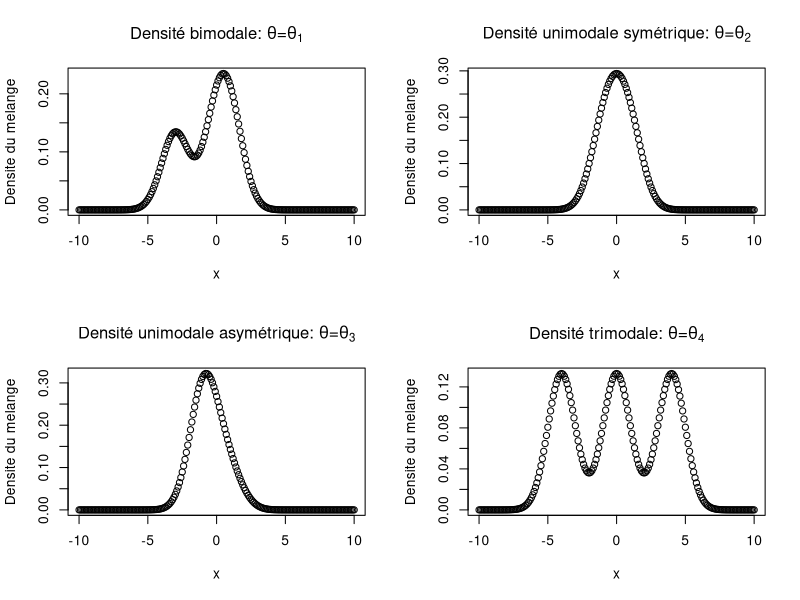
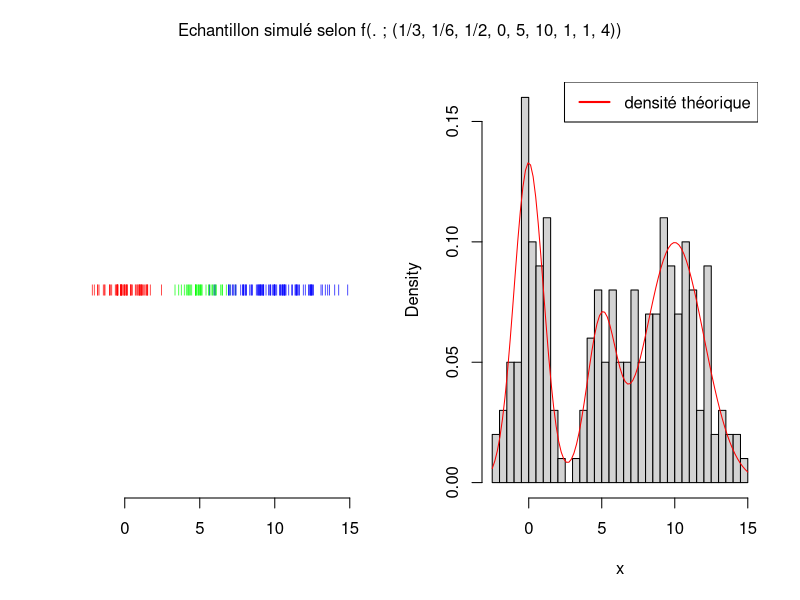
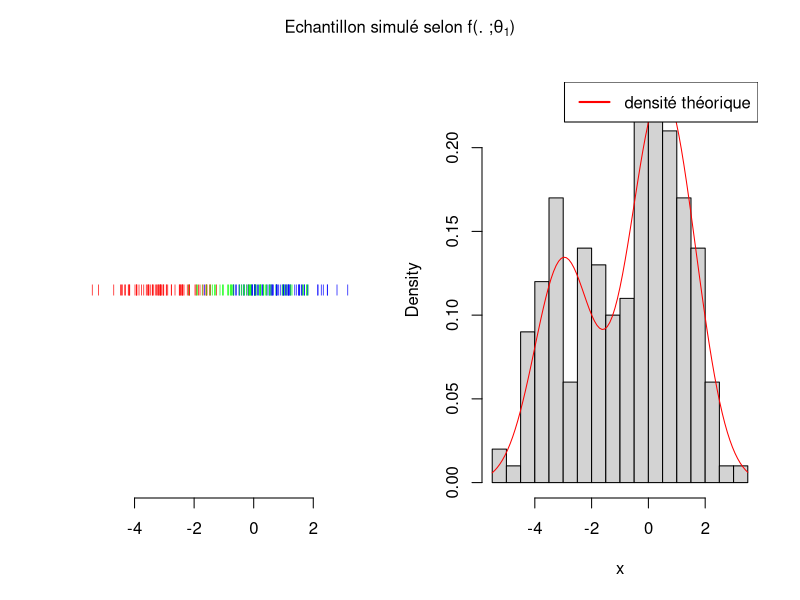
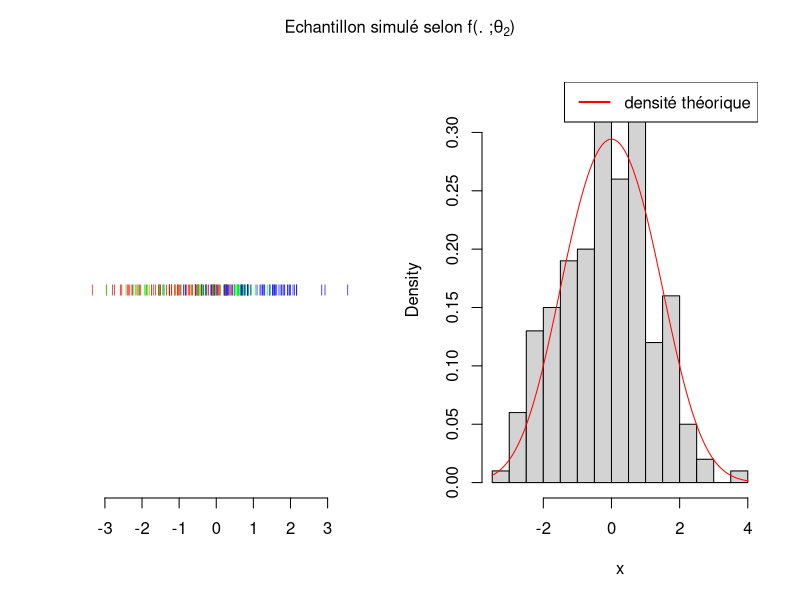
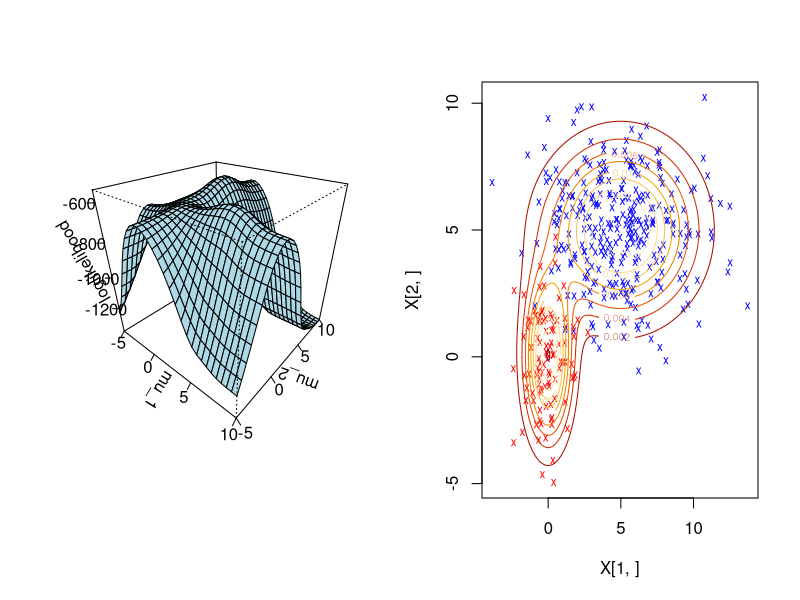
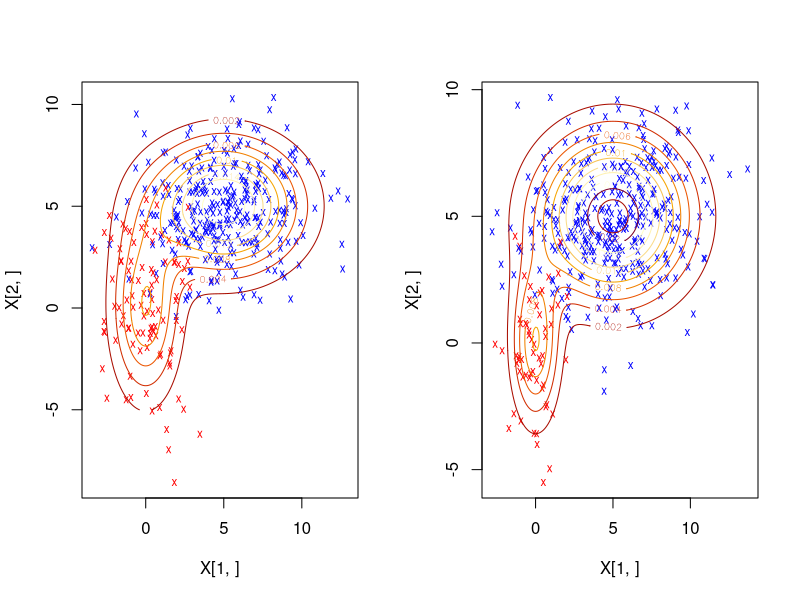

Reproduce these figures in R, in order.
## ---- chunk 1
knitr::opts_chunk$set(echo = TRUE)
## ---- chunk 2
set.seed(1111)
## ---- chunk 3
# Fonction de calcul de la densité du mélange
GMM_density <- function(x, nb_components, params) {
  s = 0
  for(comp in 1:nb_components) {
    s = s + params$pi[comp]*dnorm(x, mean=params$mu[comp] , sd=sqrt(params$var[comp]))
  }
  return (s)
}
GMM_density_vec = Vectorize(GMM_density, vectorize.args="x")
# Représentations graphiques
x = seq(-10, 10, 0.1)
J = 3 #nombre de composantes
params_bimod  <- list(pi=c(1/3, 1/3, 1/3), mu=c(-3, 0, 1), var=c(1, 1, 1))
params_unimod_sym <- list(pi=c(1/3, 1/3, 1/3), mu=c(-1, 0, 1), var=c(1, 1, 1))
params_trimod <- list(pi=c(1/3, 1/3, 1/3), mu=c(-4, 0, 4), var=c(1, 1, 1))
params_unimod_skew <- list(pi=c(2/3, 1/6, 1/6), mu=c(-1, 0, 1), var=c(1, 1, 1))

par(mfrow = c(2, 2), pch=1)
ylab='Densite du melange'
plot(x, GMM_density(x, J, params_bimod), main = expression(paste("Densité bimodale: ", theta,'=',theta[1])), ylab=ylab)
plot(x, GMM_density(x, J, params_unimod_sym), main = expression(paste("Densité unimodale symétrique: ", theta,'=',theta[2])), ylab=ylab)
plot(x, GMM_density(x, J, params_unimod_skew), main = expression(paste("Densité unimodale asymétrique: ", theta,'=',theta[3])), ylab=ylab)
plot(x, GMM_density(x, J, params_trimod), main = expression(paste("Densité trimodale: ", theta,'=',theta[4])), ylab=ylab)

## ---- chunk 4
# Génération de l'échantillon
sample_from_GMM <- function(sample_size, params) {
  J = length(params$pi)
  X = vector(length=sample_size)
  Z = sample(1:J, size=sample_size, replace=TRUE, prob=params$pi)
  for(i in 1:sample_size) {
    X[i] = rnorm(n=1, mean=params$mu[Z[i]], sd=sqrt(params$var[Z[i]]))
  }
  return(cbind(X, Z))
}
# Graphiques
theta = list(pi=c(1/3,1/6,1/2), mu=c(0,5,10), var=c(1,1,4))
sample_gmm = sample_from_GMM(200, theta)
par(mfrow = c(1, 2))
colors <- c("red", "green", "blue")[sample_gmm[, 2]]
plot(sample_gmm[, 1], rep(0, 200), pch = '|', cex=0.7, col = colors, main = "", xlab="", ylab = "", ylim=c(-0.5,0.5), axes=FALSE)
axis(side=1)
hist(sample_gmm[,1], probability=TRUE, breaks=30, main="",  xlab="x")
f <- function(x){return(GMM_density(x,3,theta))}
curve(f, add=TRUE, col="red")
legend("topright", legend = "densité théorique", col = "red", lty = 1, lwd = 2)
mtext("Echantillon simulé selon f(. ; (1/3, 1/6, 1/2, 0, 5, 10, 1, 1, 4))", line=-2, side=3, outer=TRUE)
## ---- chunk 5
sample_gmm_1 = sample_from_GMM(200, params_bimod)
par(mfrow = c(1, 2))
colors <- c("red", "green", "blue")[sample_gmm_1[, 2]]
plot(sample_gmm_1[, 1], rep(0, 200), pch = '|', cex=0.7, col = colors, main = "", xlab = "", ylab = "", ylim=c(-0.5,0.5), axes=FALSE)
axis(side = 1)
hist(sample_gmm_1[,1], probability=TRUE, breaks=30, main="", xlab="x")
f <- function(x){return(GMM_density(x,3,params_bimod))}
curve(f, add=TRUE, col="red")
legend("topright", legend = "densité théorique", col = "red", lty = 1, lwd = 2)
mtext(expression(paste("Echantillon simulé selon f(. ;", theta[1], ")")), line=-2, side=3, outer=TRUE)

sample_gmm_2 = sample_from_GMM(200, params_unimod_sym)
par(mfrow = c(1, 2))
colors <- c("red", "green", "blue")[sample_gmm_2[, 2]]
plot(sample_gmm_2[, 1], rep(0, 200), pch = '|', cex=0.7, col = colors, main = "", xlab="", ylab = "", ylim=c(-0.5,0.5), axes=FALSE)
axis(side=1)
hist(sample_gmm_2[,1], probability=TRUE, breaks=20, main="", xlab="x")
f <- function(x){return(GMM_density(x,3,params_unimod_sym))}
curve(f, add=TRUE, col="red")
legend("topright", legend = "densité théorique", col = "red", lty = 1, lwd = 2)
mtext(expression(paste("Echantillon simulé selon f(. ;", theta[2],")")), line=-2, side=3, outer=TRUE)
## ---- chunk 6
map <- function(x, params) {
  J=length(params$pi)
  tau = vector(length=J)
  for(j in 1:J) {
    tau[j] = (params$pi[j]*dnorm(x, mean=params$mu[j], sd=sqrt(params$var)))/GMM_density(x, J, params)
  }
  return(which.max(tau))
}
map_sample <- Vectorize(map, vectorize.args="x")

classes_map <- suppressWarnings(map_sample(sample_gmm[,1], theta))
classes_map_1 <- suppressWarnings(map_sample(sample_gmm_1[,1], params_bimod))
classes_map_2 <- suppressWarnings(map_sample(sample_gmm_2[,1], params_unimod_sym))
confusion <- function(predicted, true, J) {
  M = matrix(nrow=J, ncol=J)
  for(i in 1:J) {
    for(j in 1:J) {
      M[i,j] = sum(predicted==i & true==j)
    }
  }
  return(M)
}
## ---- chunk 7
print(classes_map[1:20])
print(sample_gmm[,2][1:20])
## ---- chunk 8
print(confusion(classes_map, sample_gmm[,2], 3))
## ---- chunk 9
print(confusion(classes_map_1, sample_gmm_1[,2], 3))
## ---- chunk 10
print(confusion(classes_map_2, sample_gmm_2[,2], 3))
## ---- chunk 11
GMM_loglikelihood <- function(sample, params) {
  J = length(params$pi)
  return(
    sum(log(GMM_density_vec(sample, J, params)))
    )
}

theta_inc = list(pi_3=c(1/3,1/6,1/2), mu_3=10, var=c(1,1,4))
GMM_LL_mu_1_2 <- function(mu_1, mu_2) {
  # here, theta_inc is missing pi1 and pi2 which are unknown
  t = list(pi=theta_inc$pi, mu=c(mu_1, mu_2,theta_inc$mu_3), var=theta_inc$var)
  return(GMM_loglikelihood(sample_gmm[,1], t))
}
## ---- chunk 12
range_mu=seq(-5,10,0.5)
z = outer(range_mu, range_mu, Vectorize(GMM_LL_mu_1_2, vectorize.args = c("mu_1", "mu_2")) )
persp(range_mu, range_mu, z, ticktype='detailed', xlab="mu_1", ylab="mu_2", zlab="loglikelihood", theta=40, phi=30, col="lightblue")
## ---- chunk 13
c(range_mu[row(z)[which.max(z)]], range_mu[col(z)[which.max(z)]])
## ---- chunk 14
require('mvtnorm')
GMM_density_mv <- function(x, y, params) {
  return(
    params$p*dmvnorm(cbind(x,y), params$mu[,1], params$sig[,1:2]) + (1-params$p)*dmvnorm(cbind(x,y), params$mu[,2], params$sig[,3:4]) )
}
lambda = 2
sig1 = lambda * matrix(c(1/2,0,0,2), 2, 2)
sig2 = 6 * matrix(c(3/2,0,0,2/3), 2, 2)
pi = 1/4
theta = list(p=pi, mu=matrix(c(0,0,5,5),2,2), sig=cbind(sig1,sig2))

sample_from_GMM_2D <- function(sample_size, params) {
  J = 2
  X = matrix(nrow=2, ncol=sample_size)
  Z = sample(1:J, size=sample_size, replace=TRUE, prob=c(params$p, 1-params$p))
  for(i in 1:sample_size) {
    X[,i] = rmvnorm(n=1, mean=params$mu[,Z[i]], sigma=params$sig[,(2*Z[i]-1):(2*Z[i])])
  }
  return(list(obs=X, classes=Z))
}

isodensity <- function(sample_size, theta) {
  sample = sample_from_GMM_2D(sample_size, theta)
  X=sample$obs
  Z=sample$classes
  colors <- c("red", "blue")[Z]
  plot(X[1,],X[2,], col=colors, pch="x", cex=0.7)
  range_x = seq(-5,25,0.1)
  z = outer(range_x, range_x, function(x,y) GMM_density_mv(x,y,theta))
  cols <- hcl.colors(10, "YlOrRd")
  contour(range_x,range_x, z, add=TRUE, col=cols, nlevels=10)
}
sample_size = 400
isodensity(sample_size, theta)

lambda = 2*lambda
sig1 = lambda * matrix(c(1/2,0,0,2), 2, 2)
theta = list(p=pi, mu=matrix(c(0,0,5,5),2,2), sig=cbind(sig1,sig2))
isodensity(sample_size, theta)


lambda = lambda/2
pi = pi/2
sig1 = lambda * matrix(c(1/2,0,0,2), 2, 2)
theta = list(p=pi, mu=matrix(c(0,0,5,5),2,2), sig=cbind(sig1,sig2))
isodensity(sample_size, theta)

